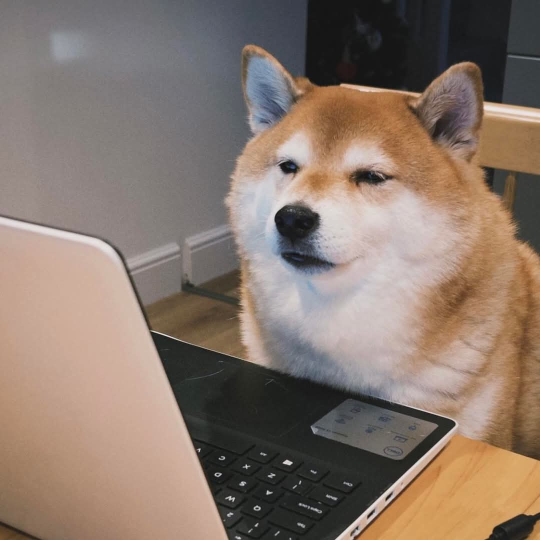
#> input picture labwork1/dog.jpg, 1080 x 1080 px (shown at 1/2 size)
$ jupyter execute labwork_1.ipynb
#> lines starting #> are read from the running program, lines starting #| are printed output that depends on the picture; after the words box and inside, x2 and y2 are one past the last pixel; in counts of white or black regions, pixels touching at a corner belong together
# Task B1: Image Reading, resizing, histogram equalization

a) Histogram and histogram equalization
- Compute and display the histogram of the grayscale image
- Apply histogram equalization to the grayscale image
- Compute and display the histogram of the equalize image
-
(b) Resize the grayscale image to 150% of its original width and height.

(c) Display the following results:
- original image;
- grayscale image;
- resized grayscale image;
- histogram of the grayscale image;
- equalized grayscale image;
- histogram of the equalized grayscale image;
- grayscale image and equalized grayscale image side by side for comparison.

[cell 1]
import cv2
import numpy as np
import matplotlib.pyplot as plt

image = cv2.imread("dog.jpg")
#> image is the input picture: shape (1080, 1080, 3); mean B, G, R 108.3, 119.8, 136.9
gray = cv2.cvtColor(image, cv2.COLOR_BGR2GRAY)
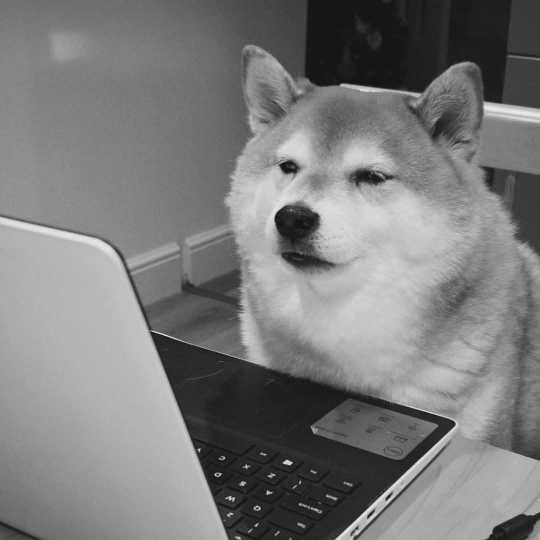
#> gray: shape (1080, 1080) (shown at 1/2 size); min 1, max 242, mean 123.6
image = cv2.cvtColor(image, cv2.COLOR_BGR2RGB)

fig, axes = plt.subplots(1, 2, figsize=(10,5))

axes[0].imshow(image)
axes[0].set_title("Color image")

axes[1].imshow(gray, cmap="gray")
axes[1].set_title("Grayscale image")

[cell 2]
# Compute and display the histogram of the grayscale image
histg = cv2.calcHist([gray], [0], None, [256], [0, 256])
#> histg = 256 values, max 15929 at index 22, min 0 at index 0, mean 4556.2
plt.plot(histg)
plt.title("Histogram of grayscale image")
plt.xlabel("Intensity")
plt.ylabel("Frequency")
plt.show()
#> figure, not shown here; curve peaks at x = 22, y = 15929

[cell 3]
equalized = cv2.equalizeHist(gray)
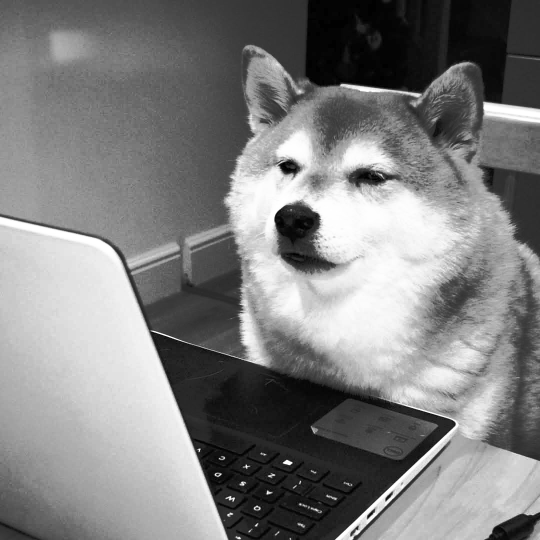
#> equalized: shape (1080, 1080) (shown at 1/2 size); min 0, max 255, mean 128.4

fig, axes = plt.subplots(1, 2, figsize=(10,5))

axes[0].imshow(gray, cmap="gray")
axes[0].set_title("Grayscale image")

axes[1].imshow(equalized, cmap="gray")
axes[1].set_title("Equalized grayscale image")

[cell 4]
equalized_histg = cv2.calcHist([equalized], [0], None, [256], [0, 256])
#> equalized_histg = 256 values, max 15929 at index 4, min 0 at index 2, mean 4556.2
plt.plot(equalized_histg)
plt.title("Histogram of equalized grayscale image")
plt.xlabel("Intensity")
plt.ylabel("Frequency")
plt.show()
#> figure, not shown here; curve peaks at x = 4, y = 15929

[cell 5]
fig, axes = plt.subplots(1, 2, figsize=(15, 5))

axes[0].plot(histg, color='blue')
axes[0].set_title("Original Grayscale Histogram")
axes[0].set_xlabel("Intensity")
axes[0].set_ylabel("Frequency")
axes[0].set_xlim([0, 256])
axes[0].grid(True, linestyle='--', alpha=0.6)

axes[1].plot(equalized_histg, color='red')
axes[1].set_title("Equalized Grayscale Histogram")
axes[1].set_xlabel("Intensity")
axes[1].set_ylabel("Frequency")
axes[1].set_xlim([0, 256])
axes[1].grid(True, linestyle='--', alpha=0.6)

plt.tight_layout()
plt.show()
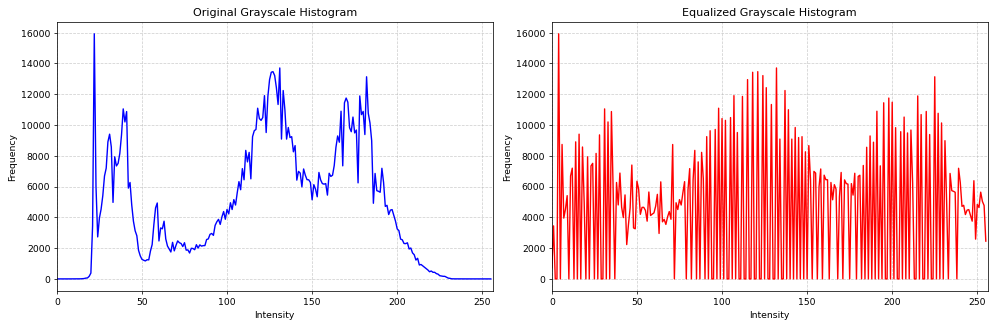
#> figure drawn by matplotlib, 2 panels; panel 1: curve peaks at x = 22, y = 15929; panel 2: curve peaks at x = 4, y = 15929

[cell 6]
# Resized the image to 150%
resized = cv2.resize(gray, None, fx=1.5, fy=1.5, interpolation=cv2.INTER_LINEAR)

fig, axes = plt.subplots(1, 2, figsize=(10, 5))

axes[0].imshow(gray, cmap="gray")
axes[0].set_title("100% size")

axes[1].imshow(resized, cmap="gray")
axes[1].set_title("150% size")

height, width = resized.shape
#> height = 1620; width = 1620

for ax in axes:
    ax.set_xlim(0, width)
    ax.set_ylim(height, 0)

plt.show()

(d): Print the basic information of both the original image and the grayscale image, including:
- image size;
- number of channels;
- data type;
- minimum pixel value;
- maximum pixel value.

[cell 7]
# Basic information
print(f"Image size (both) : Width = {image.shape[0]}, Length = {image.shape[1]}")
#| Image size (both) : Width = 1080, Length = 1080
print(f"Number of channels (for color image): {image.shape[2]}")
#| Number of channels (for color image): 3
print(f"Grayscale image properties: {gray.shape}")
#| Grayscale image properties: (1080, 1080)
print(f"Data type: {type(image)}, {type(gray)}")
#| Data type: <class 'numpy.ndarray'>, <class 'numpy.ndarray'>

[cell 8]
def findMax(image):
    max = image[0][0]
#> max = 109
    for i in range(image.shape[0]):
        for j in range(image.shape[1]):
            if image[i][j] > max:
                max = image[i][j]
#> after the loop, max = 242
#| Maximum pixel value of grayscale image:  242
    return max

def findMin(image):
    min = image[0][0]
#> min = 109
    for i in range(image.shape[0]):
        for j in range(image.shape[1]):
            if image[i][j] < min:
                min = image[i][j]
#> after the loop, min = 1
    return min

print("Maximum pixel value of grayscale image: ", findMax(gray))
print("Minimum pixel value of grayscale image: ", findMin(gray))
#| Minimum pixel value of grayscale image:  1

[cell 9]
print("Pixel values of color image:")
for i, channel_name in enumerate(["Red", "Green", "Blue"]):
    min_val = np.min(image[:, :, i])
    max_val = np.max(image[:, :, i])
    print(f"\t {channel_name} : Min: {min_val}, Max: {max_val}")
#> this loop made 3 passes
#> (min_val, max_val) on passes 1 to 3: (0, 253), (1, 241), (0, 238)
#| 	 Red : Min: 0, Max: 253
#| 	 Green : Min: 1, Max: 241
#| 	 Blue : Min: 0, Max: 238

# Task B2: Brightness and Contrast adjustment
img_processed = a * f(x,y) + b

(a, b) = (1, 50), (1, -50), (1.5, 0), (0.5, 0)

- display the original and processed images;
- display the histogram of each processed image;
- compare the effects of different values of a and b;
- explain how a affects contrast and how b affects brightness.

[cell 10]
def trans(image, a, b):
#> called with a = 1, b = 50
    trans_img = image.copy()
    for i in range(trans_img.shape[0]):
        for j in range(trans_img.shape[1]):
            s = a*int(trans_img[i][j]) + b
            if s > 255:
                s = 255
            elif s < 0:
                s = 0
            trans_img[i][j] = s
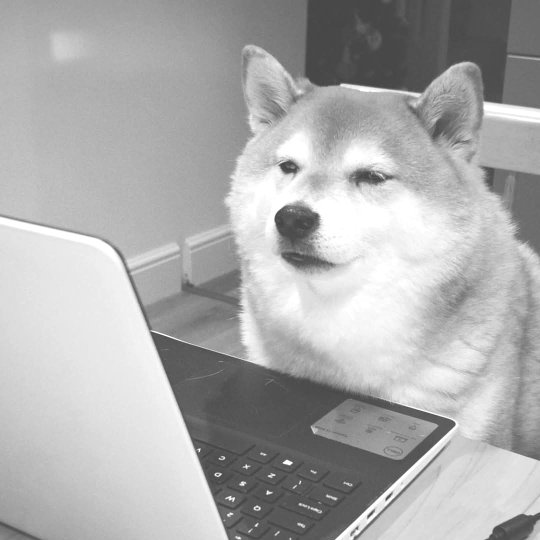
#> trans_img: shape (1080, 1080) (shown at 1/2 size); min 51, max 255, mean 173.5
    return trans_img

def compare_histg(histg, histg_new):
    fig, axes = plt.subplots(1, 2, figsize=(15, 5))

    axes[0].plot(histg, color='blue')
    axes[0].set_title("Original Grayscale Histogram")
    axes[0].set_xlabel("Intensity")
    axes[0].set_ylabel("Frequency")
    axes[0].set_xlim([0, 256])
    axes[0].grid(True, linestyle='--', alpha=0.6)

    axes[1].plot(histg_new, color='red')
    axes[1].set_title("Processed Grayscale Histogram")
    axes[1].set_xlabel("Intensity")
    axes[1].set_ylabel("Frequency")
    axes[1].set_xlim([0, 256])
    axes[1].grid(True, linestyle='--', alpha=0.6)

    plt.tight_layout()
    plt.show()

[cell 11]
import cv2
import matplotlib.pyplot as plt

image = cv2.imread("dog.jpg")
image = cv2.cvtColor(image, cv2.COLOR_BGR2GRAY)

[cell 12]
# a = 1, b = 50
trans_img = trans(image, 1, 50)

fig, axes = plt.subplots(1, 2, figsize=(10, 5))

axes[0].imshow(image, cmap="gray")
axes[0].set_title("Original grayscale image")

axes[1].imshow(trans_img, cmap="gray")
axes[1].set_title("Processed grayscale image")

[cell 13]
histg = cv2.calcHist([image], [0], None, [256], [0, 256])
histg_new = cv2.calcHist([trans_img], [0], None, [256], [0, 256])
#> histg_new = 256 values, max 22540 at index 255, min 0 at index 0, mean 4556.2

compare_histg(histg, histg_new)

[cell 14]
# a = 1, b = -50
trans_img = trans(image, 1, -50)
#> call 2 of trans, with a = 1, b = -50
#> after the loop in trans (call 2), `for i in range(trans_img.shape[0]):`:
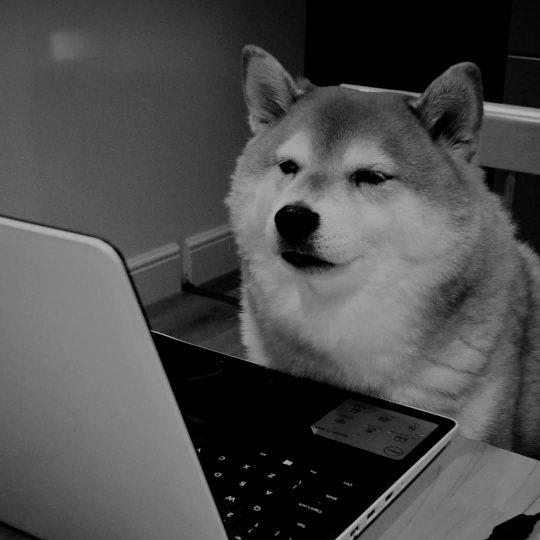
#> trans_img: shape (1080, 1080) (shown at 1/2 size); min 0, max 192, mean 76.2

fig, axes = plt.subplots(1, 2, figsize=(10, 5))

axes[0].imshow(image, cmap="gray")
axes[0].set_title("Original grayscale image")

axes[1].imshow(trans_img, cmap="gray")
axes[1].set_title("Processed grayscale image")

[cell 15]
histg_new = cv2.calcHist([trans_img], [0], None, [256], [0, 256])
#> histg_new = 256 values, max 192176 at index 0, min 0 at index 187, mean 4556.2

compare_histg(histg, histg_new)

[cell 16]
# a = 1.5, b = 0
trans_img = trans(image, 1.5, 0)
#> call 3 of trans, with a = 1.5, b = 0
#> after the loop in trans (call 3), `for i in range(trans_img.shape[0]):`:
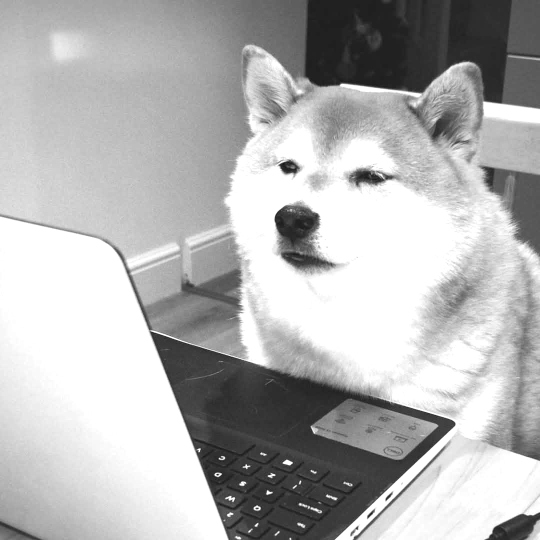
#> trans_img: shape (1080, 1080) (shown at 1/2 size); min 1, max 255, mean 179.8

fig, axes = plt.subplots(1, 2, figsize=(10, 5))

axes[0].imshow(image, cmap="gray")
axes[0].set_title("Original grayscale image")

axes[1].imshow(trans_img, cmap="gray")
axes[1].set_title("Processed grayscale image")

[cell 17]
histg_new = cv2.calcHist([trans_img], [0], None, [256], [0, 256])
#> histg_new = 256 values, max 273566 at index 255, min 0 at index 0, mean 4556.2

compare_histg(histg, histg_new)

[cell 18]
# a = 0.5, b = 0
trans_img = trans(image, 0.5, 0)
#> call 4 of trans, with a = 0.5, b = 0
#> after the loop in trans (call 4), `for i in range(trans_img.shape[0]):`:
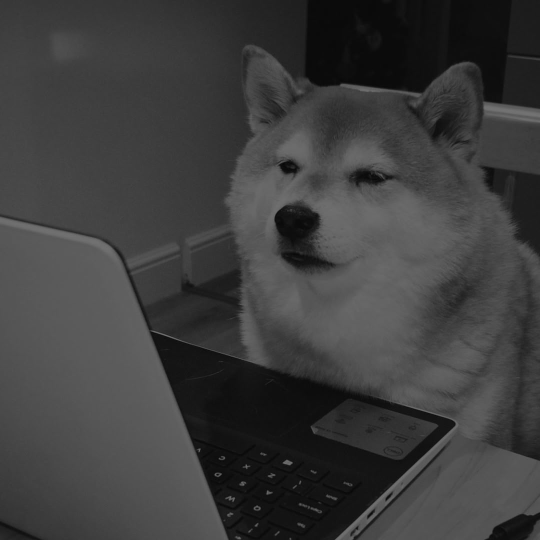
#> trans_img: shape (1080, 1080) (shown at 1/2 size); min 0, max 121, mean 61.5

fig, axes = plt.subplots(1, 2, figsize=(10, 5))

axes[0].imshow(image, cmap="gray")
axes[0].set_title("Original grayscale image")

axes[1].imshow(trans_img, cmap="gray")
axes[1].set_title("Processed grayscale image")

[cell 19]
histg_new = cv2.calcHist([trans_img], [0], None, [256], [0, 256])
#> histg_new = 256 values, max 26900 at index 63, min 0 at index 1, mean 4556.2

compare_histg(histg, histg_new)

## Effects of parameter a and b explanation
- Parameter b: b uniformly shifts all pixel intensities; when b < 0 the image becomes overall darker, low intensity values are compressed to 0; when b > 0 the image becomes overall brighter, high intensity values are compressed to 255.
- Parameter a: decides the contrast of the image; when a > 0, the image is not only brighter but also having higher contrast since distance between pixel intensities becomes longer; when 0 < a < 1, the image is darker and having lower contrast since distance between pixel intensities becomes shorter.

# Task B3: Image Thresholding
T = 80 or 120 or 160

[cell 20]
def bw(image, t):
#> called with t = 80
    bw = image.copy()
    for i in range(bw.shape[0]):
        for j in range(bw.shape[1]):
            if bw[i][j] > t:
                bw[i][j] = 255
            else:
                bw[i][j] = 0
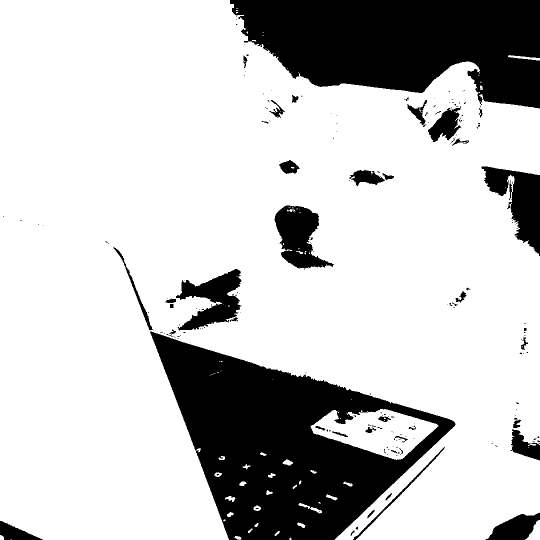
#> bw: shape (1080, 1080) (shown at 1/2 size); 77.5% white; 197 black regions (151 under 20 px), largest, box (x1, y1, x2, y2) and area: (300, 663, 911, 1080) 121289, (460, 0, 1080, 217) 97495, (963, 333, 1080, 512) 9922
    return bw

[cell 21]
import cv2
import matplotlib.pyplot as plt

image = cv2.imread("dog.jpg")
image = cv2.cvtColor(image, cv2.COLOR_BGR2GRAY)

histg = cv2.calcHist([image], [0], None, [256], [0, 256])
plt.plot(histg)
plt.xlabel("Intensity")
plt.ylabel("Frequency")
plt.title("Histogram of grayscale image")
plt.show()

[cell 22]
bw1 = bw(image, 80)
bw2 = bw(image, 120)
#> call 2 of bw, with t = 120
#> after the loop in bw (call 2), `for i in range(bw.shape[0]):`:
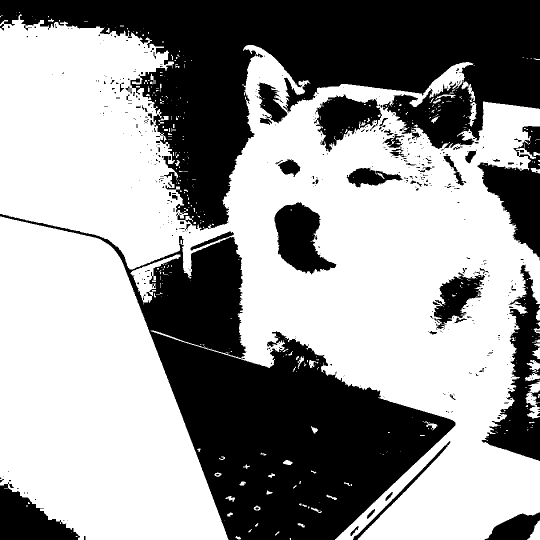
#> bw: shape (1080, 1080) (shown at 1/2 size); 59.8% white; 480 black regions (405 under 20 px), largest, box (x1, y1, x2, y2) and area: (0, 0, 1080, 461) 203772, (0, 428, 911, 1080) 180999, (963, 529, 1080, 922) 17831
bw3 = bw(image, 160)
#> call 3 of bw, with t = 160
#> after the loop in bw (call 3), `for i in range(bw.shape[0]):`:
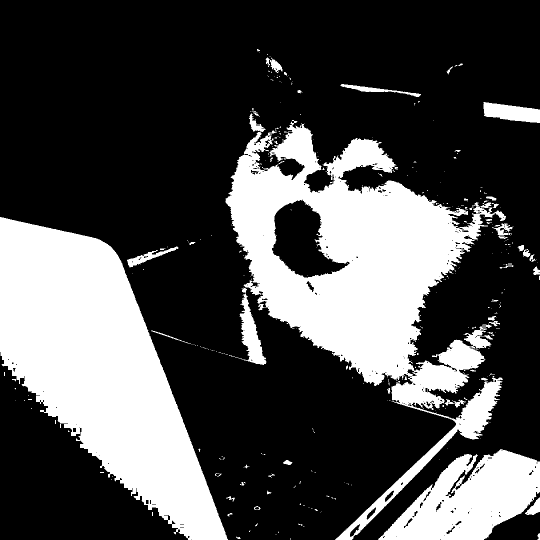
#> bw: shape (1080, 1080) (shown at 1/2 size); 30.1% white; 331 white regions (273 under 20 px), largest, box (x1, y1, x2, y2) and area: (451, 240, 1012, 1080) 157687, (0, 434, 456, 1080) 144316, (756, 898, 1080, 1080) 34354

fig, axes = plt.subplots(1, 3, figsize=(10, 5))

axes[0].imshow(bw1, cmap="gray")
axes[0].set_title("T = 60")

axes[1].imshow(bw2, cmap="gray")
axes[1].set_title("T = 120")

axes[2].imshow(bw3, cmap="gray")
axes[2].set_title("T = 180")
